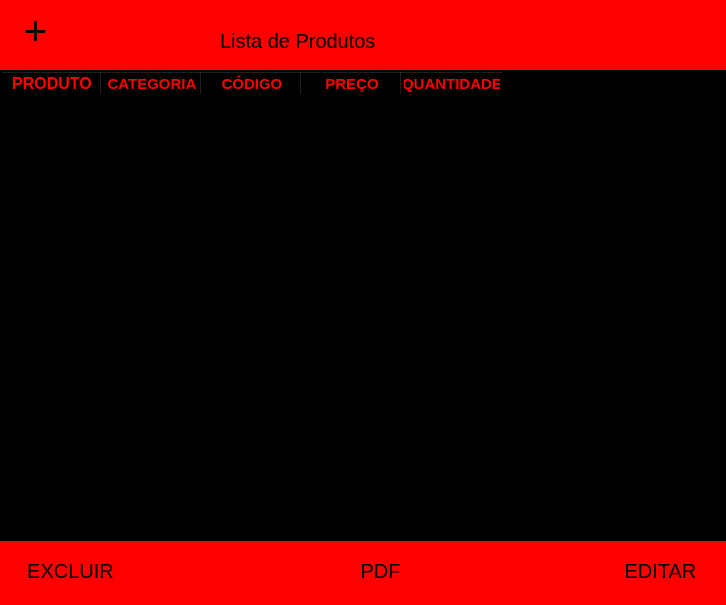
<?xml version="1.0" encoding="UTF-8"?>
<ui version="4.0">
 <class>MainWindow</class>
 <widget class="QMainWindow" name="MainWindow">
  <property name="geometry">
   <rect>
    <x>0</x>
    <y>0</y>
    <width>726</width>
    <height>605</height>
   </rect>
  </property>
  <property name="windowTitle">
   <string>Lista</string>
  </property>
  <property name="styleSheet">
   <string notr="true">background-color: rgb(255, 0, 0);</string>
  </property>
  <widget class="QWidget" name="centralwidget">
   <widget class="QLabel" name="label">
    <property name="geometry">
     <rect>
      <x>220</x>
      <y>10</y>
      <width>201</width>
      <height>61</height>
     </rect>
    </property>
    <property name="font">
     <font>
      <pointsize>15</pointsize>
     </font>
    </property>
    <property name="text">
     <string>Lista de Produtos</string>
    </property>
   </widget>
   <widget class="QTableWidget" name="tabela">
    <property name="enabled">
     <bool>true</bool>
    </property>
    <property name="geometry">
     <rect>
      <x>0</x>
      <y>70</y>
      <width>731</width>
      <height>471</height>
     </rect>
    </property>
    <property name="maximumSize">
     <size>
      <width>16777215</width>
      <height>471</height>
     </size>
    </property>
    <property name="font">
     <font>
      <pointsize>13</pointsize>
      <weight>75</weight>
      <bold>true</bold>
     </font>
    </property>
    <property name="mouseTracking">
     <bool>false</bool>
    </property>
    <property name="statusTip">
     <string comment="tabela" extracomment="tabela"/>
    </property>
    <property name="whatsThis">
     <string extracomment="tabela"/>
    </property>
    <property name="layoutDirection">
     <enum>Qt::LeftToRight</enum>
    </property>
    <property name="autoFillBackground">
     <bool>true</bool>
    </property>
    <property name="styleSheet">
     <string notr="true">background-color: rgb(0, 0, 0);
color: rgb(255, 0, 0);</string>
    </property>
    <property name="frameShape">
     <enum>QFrame::WinPanel</enum>
    </property>
    <property name="frameShadow">
     <enum>QFrame::Sunken</enum>
    </property>
    <property name="lineWidth">
     <number>0</number>
    </property>
    <property name="midLineWidth">
     <number>0</number>
    </property>
    <property name="alternatingRowColors">
     <bool>false</bool>
    </property>
    <property name="showGrid">
     <bool>true</bool>
    </property>
    <property name="gridStyle">
     <enum>Qt::NoPen</enum>
    </property>
    <property name="sortingEnabled">
     <bool>false</bool>
    </property>
    <property name="rowCount">
     <number>0</number>
    </property>
    <property name="columnCount">
     <number>5</number>
    </property>
    <attribute name="horizontalHeaderMinimumSectionSize">
     <number>100</number>
    </attribute>
    <attribute name="horizontalHeaderDefaultSectionSize">
     <number>100</number>
    </attribute>
    <attribute name="verticalHeaderDefaultSectionSize">
     <number>30</number>
    </attribute>
    <column>
     <property name="text">
      <string>PRODUTO</string>
     </property>
     <property name="font">
      <font>
       <pointsize>12</pointsize>
       <weight>75</weight>
       <bold>true</bold>
      </font>
     </property>
    </column>
    <column>
     <property name="text">
      <string>CATEGORIA</string>
     </property>
     <property name="font">
      <font>
       <pointsize>11</pointsize>
       <weight>75</weight>
       <bold>true</bold>
      </font>
     </property>
    </column>
    <column>
     <property name="text">
      <string>CÓDIGO</string>
     </property>
     <property name="font">
      <font>
       <pointsize>11</pointsize>
       <weight>75</weight>
       <bold>true</bold>
      </font>
     </property>
    </column>
    <column>
     <property name="text">
      <string>PREÇO</string>
     </property>
     <property name="font">
      <font>
       <pointsize>11</pointsize>
       <weight>75</weight>
       <bold>true</bold>
      </font>
     </property>
    </column>
    <column>
     <property name="text">
      <string>QUANTIDADE</string>
     </property>
     <property name="font">
      <font>
       <pointsize>11</pointsize>
       <weight>75</weight>
       <bold>true</bold>
      </font>
     </property>
    </column>
   </widget>
   <widget class="QPushButton" name="pdf">
    <property name="geometry">
     <rect>
      <x>330</x>
      <y>550</y>
      <width>101</width>
      <height>41</height>
     </rect>
    </property>
    <property name="font">
     <font>
      <pointsize>15</pointsize>
     </font>
    </property>
    <property name="styleSheet">
     <string notr="true">background-color: rgb(255, 0, 0);
border-radius: 25px</string>
    </property>
    <property name="text">
     <string>PDF</string>
    </property>
   </widget>
   <widget class="QPushButton" name="excluir">
    <property name="geometry">
     <rect>
      <x>10</x>
      <y>550</y>
      <width>121</width>
      <height>41</height>
     </rect>
    </property>
    <property name="font">
     <font>
      <pointsize>15</pointsize>
     </font>
    </property>
    <property name="styleSheet">
     <string notr="true">border-radius: 15px;
background-color: rgb(255, 0, 0);</string>
    </property>
    <property name="text">
     <string>EXCLUIR</string>
    </property>
   </widget>
   <widget class="QPushButton" name="editar">
    <property name="geometry">
     <rect>
      <x>610</x>
      <y>550</y>
      <width>101</width>
      <height>41</height>
     </rect>
    </property>
    <property name="font">
     <font>
      <pointsize>15</pointsize>
     </font>
    </property>
    <property name="styleSheet">
     <string notr="true">border-radius: 15px;
background-color: rgb(255, 0, 0);</string>
    </property>
    <property name="text">
     <string>EDITAR</string>
    </property>
   </widget>
   <widget class="QLabel" name="logo">
    <property name="geometry">
     <rect>
      <x>0</x>
      <y>10</y>
      <width>81</width>
      <height>31</height>
     </rect>
    </property>
    <property name="text">
     <string/>
    </property>
   </widget>
   <widget class="QPushButton" name="add">
    <property name="geometry">
     <rect>
      <x>10</x>
      <y>10</y>
      <width>51</width>
      <height>41</height>
     </rect>
    </property>
    <property name="font">
     <font>
      <pointsize>30</pointsize>
     </font>
    </property>
    <property name="styleSheet">
     <string notr="true">border-radius: 25px</string>
    </property>
    <property name="text">
     <string>+</string>
    </property>
   </widget>
   <widget class="QPushButton" name="recarregar">
    <property name="geometry">
     <rect>
      <x>60</x>
      <y>10</y>
      <width>51</width>
      <height>41</height>
     </rect>
    </property>
    <property name="font">
     <font>
      <pointsize>30</pointsize>
     </font>
    </property>
    <property name="styleSheet">
     <string notr="true">border-radius: 25px</string>
    </property>
    <property name="text">
     <string/>
    </property>
    <property name="icon">
     <iconset>
      <normaloff>../modulos/icon/reload-webpage_icon-icons.com_53905.png</normaloff>../modulos/icon/reload-webpage_icon-icons.com_53905.png</iconset>
    </property>
    <property name="iconSize">
     <size>
      <width>30</width>
      <height>30</height>
     </size>
    </property>
   </widget>
   <widget class="QPushButton" name="menos">
    <property name="geometry">
     <rect>
      <x>660</x>
      <y>10</y>
      <width>51</width>
      <height>41</height>
     </rect>
    </property>
    <property name="font">
     <font>
      <pointsize>30</pointsize>
     </font>
    </property>
    <property name="styleSheet">
     <string notr="true">border-radius: 25px</string>
    </property>
    <property name="text">
     <string/>
    </property>
    <property name="icon">
     <iconset>
      <normaloff>../modulos/icon/seta-baixo.png</normaloff>../modulos/icon/seta-baixo.png</iconset>
    </property>
    <property name="iconSize">
     <size>
      <width>40</width>
      <height>40</height>
     </size>
    </property>
   </widget>
   <widget class="QPushButton" name="mais">
    <property name="geometry">
     <rect>
      <x>610</x>
      <y>10</y>
      <width>51</width>
      <height>41</height>
     </rect>
    </property>
    <property name="font">
     <font>
      <pointsize>30</pointsize>
     </font>
    </property>
    <property name="styleSheet">
     <string notr="true">border-radius: 25px</string>
    </property>
    <property name="text">
     <string/>
    </property>
    <property name="icon">
     <iconset>
      <normaloff>../modulos/icon/seta-cima.png</normaloff>../modulos/icon/seta-cima.png</iconset>
    </property>
    <property name="iconSize">
     <size>
      <width>40</width>
      <height>40</height>
     </size>
    </property>
   </widget>
  </widget>
 </widget>
 <resources/>
 <connections/>
</ui>
